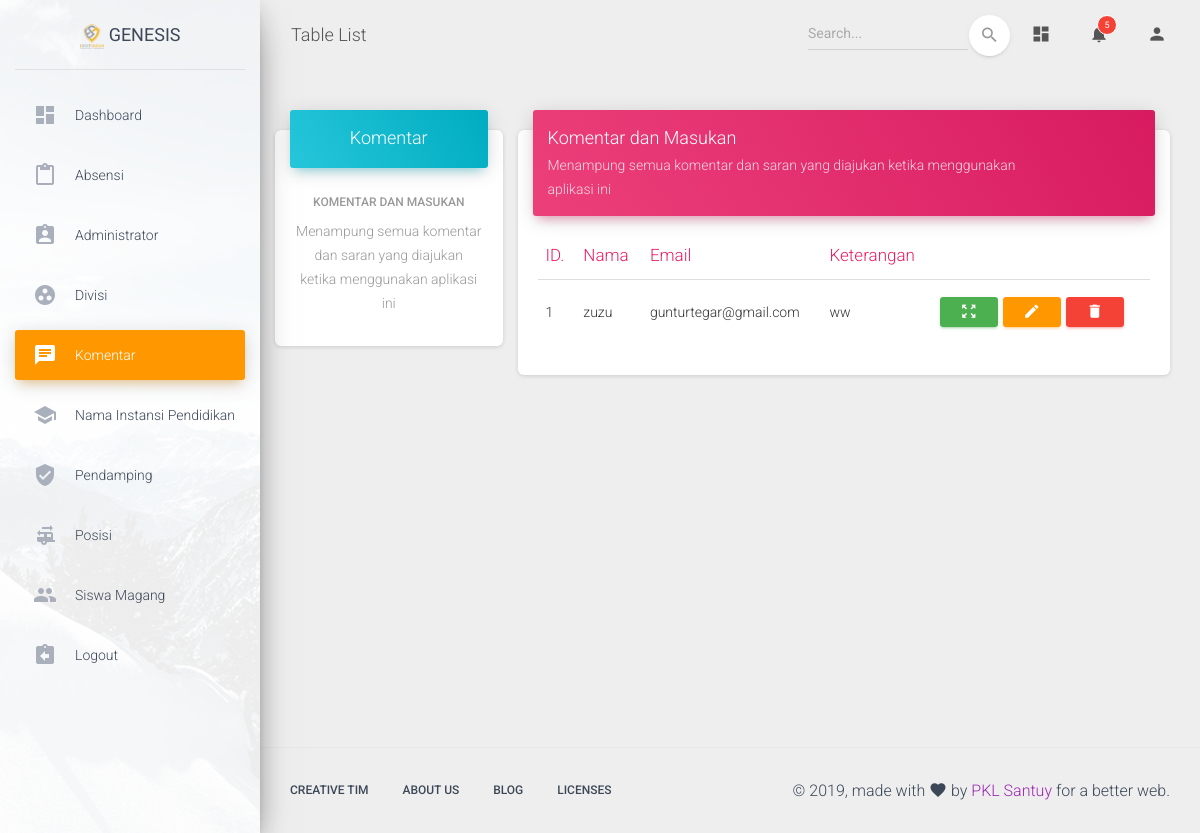
Page /index.php/Admin/Komentar (signed in) on the committed database.
### tables this page shows
CREATE TABLE `komentar` (
  `id_komentar` int(11) NOT NULL,
  `nama` varchar(45) NOT NULL,
  `email` varchar(55) NOT NULL,
  `keterangan` text NOT NULL
);

### application/controllers/Admin/Komentar.php (called while the page is built, shortened)
<?php
class Komentar extends CI_Controller {
	public function __construct()
	{
		$this->load->library('form_validation');
		$this->load->model('KomentarModel');
	}
	public function index()
	{
		$data['data'] = $this->KomentarModel->get();
		$this->load->view('admin/komentar/template/header');
		$this->load->view('admin/komentar/index',$data);
		$this->load->view('admin/komentar/template/footer');
	}
}

### index.php (called while the page is built, shortened)
<?php
require_once BASEPATH.'core/CodeIgniter.php';

### application/models/KomentarModel.php (called while the page is built, shortened)
<?php
class KomentarModel extends CI_Model {
	public function get()
	{
		$this->db->select("komentar.*");
		$this->db->order_by('id_komentar','desc');
		return $this->db->get('komentar')->result();
	}
}

### application/views/admin/komentar/index.php (the view)
<?php $c_name = "Komentar" ?>
      <div class="content">
        <div class="container-fluid">
          <div class="row">
            <div class="col-md-3">
              <div class="row">
                <div class="card card-profile">
                  <a href="<?php echo base_url('Barang/create')?>">
                    <div class="card-header card-header-info">
                      <h4 class="card-title">Komentar</h4>
                    </div>
                  </a>
                  <div class="card-body">
                    <h6 class="card-category text-gray">Komentar dan Masukan</h6>
                    <p class="card-description">
                      Menampung semua komentar dan saran yang diajukan ketika menggunakan aplikasi ini
                    </p>
                  </div>
                </div>
              </div>
            </div>
            <div class="col-md-9">
              <div class="card">
                <div class="card-header card-header-rose">
                  <div class="row">
                    <div class="col-md-10">
                  <h4 class="card-title ">Komentar dan Masukan</h4>
                  <p class="card-category"> Menampung semua komentar dan saran yang diajukan ketika menggunakan aplikasi ini</p>
                </div>
              </div>
            </div>
                <div class="card-body">
                  <div class="table-responsive">
                    <table class="table">
                      <thead class=" text-rose">
                        <th>ID.</th>
                        <th>Nama</th>
                        <th>Email</th>
                        <th>Keterangan</th>
                        <th></th>
                      </thead>
                      <tbody>
                        <?php foreach ($data as $key => $value): ?>
                          <tr>
                            <td><?php echo ++$key; ?></td>
                            <td><?php echo $value->nama ?></td>
                            <td><?php echo $value->email ?></td>
                            <td><?php echo $value->keterangan ?></td>
                            <td>
                              <a class="btn btn-sm btn-success" href="#" rel="tooltip" title="Detail"><i class="material-icons">zoom_out_map</i></a>
                              <a class="btn btn-sm btn-warning" href="<?php echo site_url("Admin/".$c_name."/update/".$value->id_komentar) ?>"  rel="tooltip" title="Edit"><i class="material-icons">edit</i></a>
                              <a href="<?php echo site_url("Admin/".$c_name."/delete/".$value->id_komentar) ?>" onclick="return confirm('Apakah anda yakin?')" class="btn btn-sm btn-danger"  rel="tooltip" title="Hapus"><i class="material-icons">delete</i></a>
                            </td>
                          </tr>
                          <?php endforeach ?>
                      </tbody>
                    </table>
                  </div>
                </div>
              </div>
            </div>
          </div>
        </div>
      </div>

### rows in the picture
komentar: nama "zuzu", email "gunturtegar@gmail.com", keterangan "ww"
